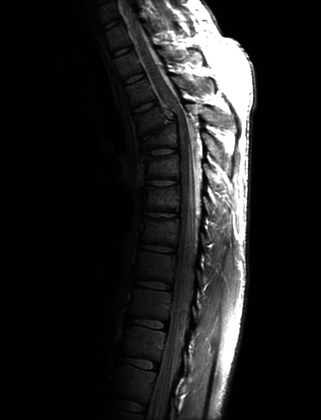
%> input picture Images/Example3.1.png, 321 x 420 px, shrunk from 746 x 976 before the run
$ octave Power_Transformation_1.m   (GNU Octave 9; MATLAB toolbox functions it lacks are replaced by stand-ins)
%> lines starting %> are read from the running program, lines starting %| are printed output that depends on the picture
clear;
clear all;
clc;

img = imread('Images\Example3.1.png');
%> img is the input picture: size 420x321 uint8; min 0, max 255, mean 32.6
C = input('Enter the value of constan : '); % 1
%> the answer given: 3
g = input('Enter the value of gma : ');       % 1.2
%> the answer given: 3

[n,m] = size(img);
%> n = 420; m = 321
img = double(img);
%> img: size 420x321 double

for i=1:n
    for j=1:m
        s(i,j) = img(i,j)^g;
    end
end
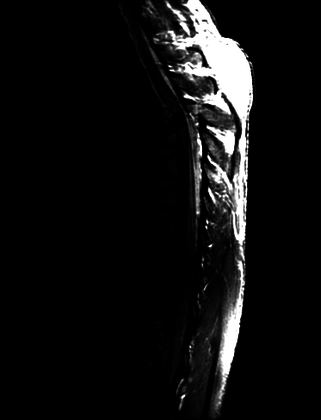
%> s: size 420x321 double; min 0, max 16581375, mean 1091554.5; drawn with min black and max white


subplot(1,2,1);
imshow(uint8(img));title('Orginal Image');

subplot(1,2,2);
imshow(uint8(s)); title('After Power Law Transformation.');
%> after `imshow(uint8(s))`:
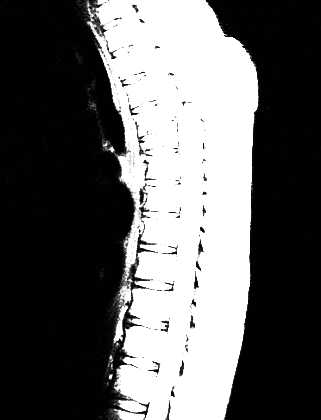
%> displayed picture: size 420x321, on the screen's scale of 0 to 255; min 0, max 255, mean 98.3

$ run again, with Images/Example3.2.png copied over Images/Example3.1.png
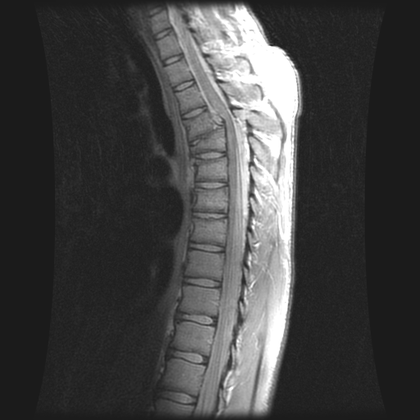
%> input picture Images/Example3.2.png, 420 x 420 px, shrunk from 512 x 512 before the run
%> img is the input picture: size 420x420x3 uint8; min 26, max 255, mean 66.8
%> img: size 420x420x3 double
%> after the loop `for i=1:n`:
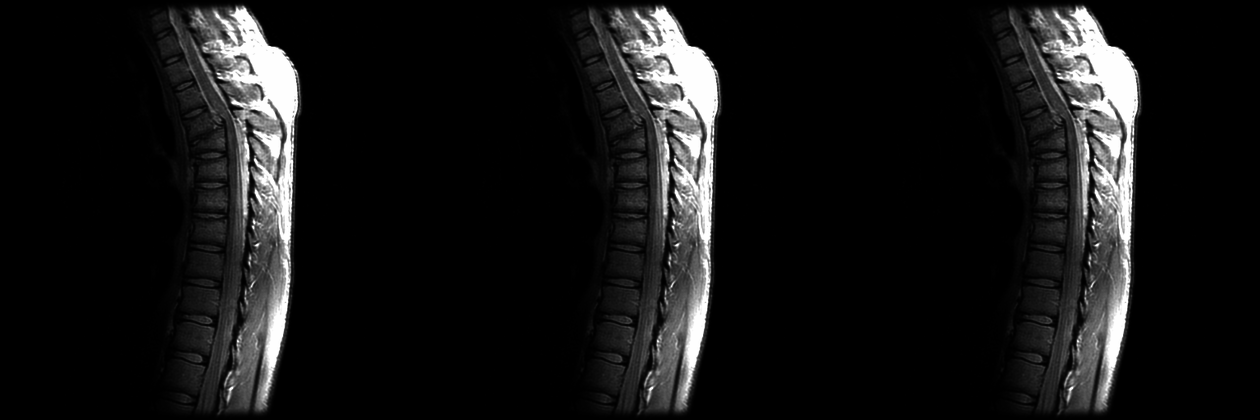
%> s: size 420x1260 double; min 17576, max 16581375, mean 1482296.8; drawn with min black and max white

$ run again, with Images/Example4.1.png copied over Images/Example3.1.png
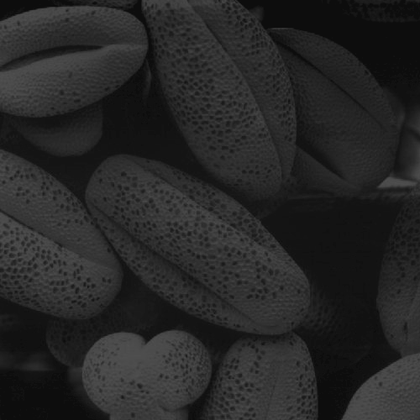
%> input picture Images/Example4.1.png, 420 x 420 px, shrunk from 500 x 500 before the run
%> img is the input picture: size 420x420 uint8; min 10, max 81, mean 38.7
%> `img = double(img);`:
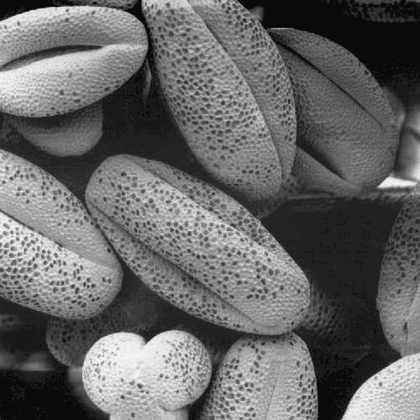
%> img: size 420x420 double; min 10, max 81, mean 38.7; mean of the top-left, top-right, bottom-left and bottom-right quarters 41, 32.8, 43.3, 37.9; drawn with min black and max white
%> after the loop `for i=1:n`:
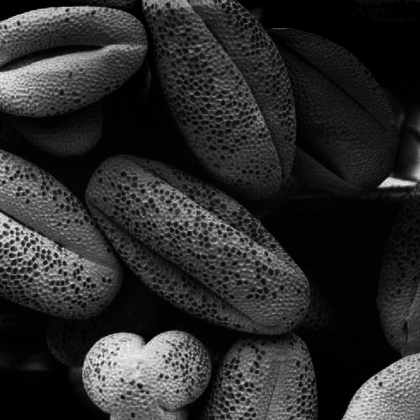
%> s: size 420x420 double; min 1000, max 531441, mean 93893.3; drawn with min black and max white
